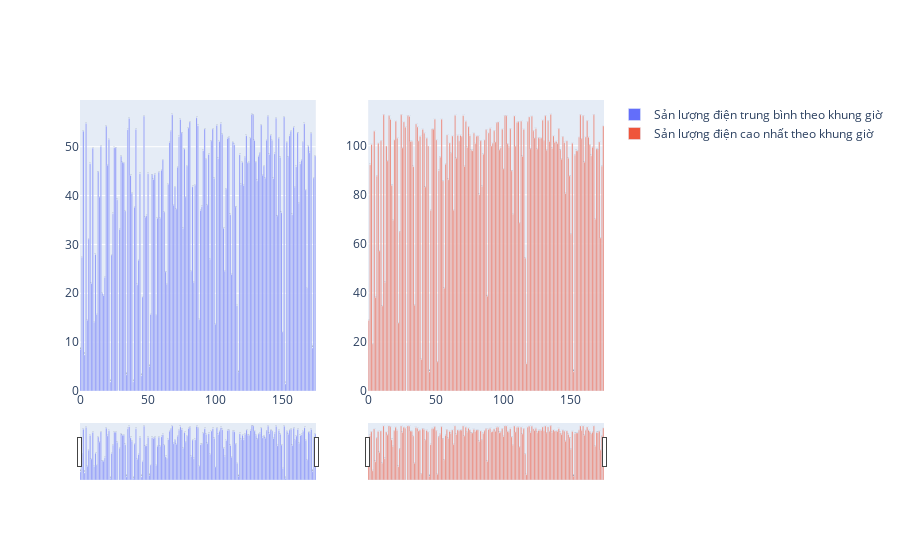

Source (notebook cell):
### Code cell
df1_1=df1.groupby(['day','month'])['Total input power(kW)'].mean()
df1_1=df1_1.reset_index()
df1_2=df1.groupby(['day','month'])['Total input power(kW)'].max()
df1_2=df1_2.reset_index()
print(df1_1)
print(df1_2)
fig = go.Figure()
from plotly.subplots import make_subplots
fig = make_subplots(rows=1, cols=2)
fig.add_trace(go.Bar(
    x=df1_1.index,
    y=df1_1['Total input power(kW)'],
    text=round(df1_1['Total input power(kW)']),  # Set the text to the values of y
    textposition='auto',
    name="Sản lượng điện trung bình theo khung giờ",
), row=1, col=1)
fig . update_traces (
    showlegend = True 
    )
fig.update_xaxes(
    rangeslider_visible=True,
)
fig.add_trace(go.Bar(
    x=df1_2.index,
    y=df1_2['Total input power(kW)'],
    name="Sản lượng điện cao nhất theo khung giờ",
    text=round(df1_2['Total input power(kW)']),  # Set the text to the values of y
    textposition='auto',
) ,row=1, col=2)
fig . update_traces (
    showlegend = True 
    )
fig.update_xaxes(
    rangeslider_visible=True,
)
fig.show()

### Figure 1 — Plotly figure (JSON) as saved in the notebook; plotly's stock layout.template omitted (floating-point values rounded to 4 significant figures; data arrays with more than 128 entries replaced by an {"elided": "..."} marker saying what was removed)
{"data": [{"name": "Sản lượng điện trung bình theo khung giờ", "showlegend": true, "text": {"elided": "175 int values"}, "textposition": "auto", "type": "bar", "x": {"elided": "175 int values"}, "xaxis": "x", "y": {"elided": "175 float values"}, "yaxis": "y"}, {"name": "Sản lượng điện cao nhất theo khung giờ", "showlegend": true, "text": {"elided": "175 int values"}, "textposition": "auto", "type": "bar", "x": {"elided": "175 int values"}, "xaxis": "x2", "y": {"elided": "175 float values"}, "yaxis": "y2"}], "layout": {"xaxis": {"anchor": "y", "domain": [0, 0.45], "rangeslider": {"visible": true}}, "xaxis2": {"anchor": "y2", "domain": [0.55, 1], "rangeslider": {"visible": true}}, "yaxis": {"anchor": "x", "domain": [0, 1]}, "yaxis2": {"anchor": "x2", "domain": [0, 1]}}}
